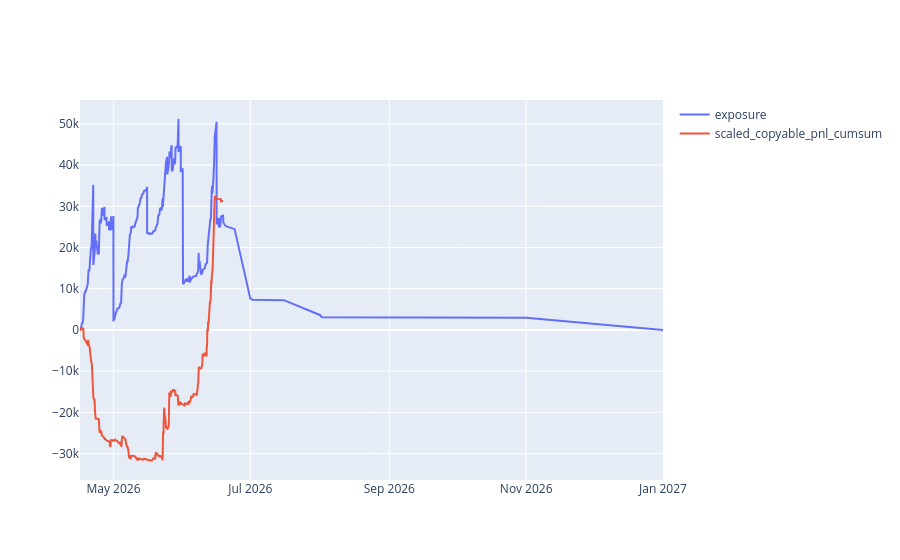

Notebook code for this chart:
### Code cell
df_plot = df.groupby('end_date_iso').agg(
    scaled_copyable_pnl=('scaled_copyable_pnl', 'sum'),
    ending_exposure=('scaled_copyable_pnl_exposure', 'sum'),
).reset_index()

df.sort_values('bucket', inplace=True)
df['scaled_copyable_pnl_cumsum'] = df['scaled_copyable_pnl'].cumsum()

df_pnl = df[['bucket', 'scaled_copyable_pnl_cumsum']].copy()

# exposure ends at EOD of end_date, so shift by 24h
df_exposure = df_plot[['end_date_iso', 'ending_exposure']].copy()
df_exposure['end_date_iso'] = pd.to_datetime(df_exposure['end_date_iso']) + pd.Timedelta(days=1)
df_exposure.rename(columns={'end_date_iso': 'dt', 'ending_exposure': 'exposure_delta'}, inplace=True)

resolution_exposure = df_exposure.groupby('dt').agg(exposure_delta=('exposure_delta', 'sum')).reset_index()
resolution_exposure['exposure_delta'] = resolution_exposure['exposure_delta'] * -1

buy_exposure = df[['bucket', 'scaled_copyable_pnl_exposure']].rename(columns={'bucket': 'dt', 'scaled_copyable_pnl_exposure': 'exposure_delta'})

df_exposure = ( pd.concat([resolution_exposure, buy_exposure], ignore_index=True)
    .reset_index(drop=True)
)

df_exposure.sort_values('dt', inplace=True)
df_exposure['exposure'] = df_exposure['exposure_delta'].cumsum()

# df_plot['end_date_iso'] = pd.to_datetime(df_plot['end_date_iso']) + pd.Timedelta(days=1)

import plotly.graph_objects as go

fig = go.Figure()

fig.add_trace(go.Scatter(
    x=df_exposure['dt'],
    y=df_exposure['exposure'],
    mode='lines',
    name='exposure'
))

fig.add_trace(go.Scatter(
    x=df_pnl['bucket'],
    y=df_pnl['scaled_copyable_pnl_cumsum'],
    mode='lines',
    name='scaled_copyable_pnl_cumsum'
))

fig.show()

### Figure 1 — Plotly figure (JSON) as saved in the notebook; plotly's stock layout.template omitted (floating-point values rounded to 4 significant figures; data arrays with more than 128 entries replaced by an {"elided": "..."} marker saying what was removed)
{"data": [{"mode": "lines", "name": "exposure", "type": "scatter", "x": {"elided": "3651 str values"}, "y": {"elided": "3651 float values"}}, {"mode": "lines", "name": "scaled_copyable_pnl_cumsum", "type": "scatter", "x": {"elided": "3586 str values"}, "y": {"elided": "3586 float values"}}], "layout": {}}
